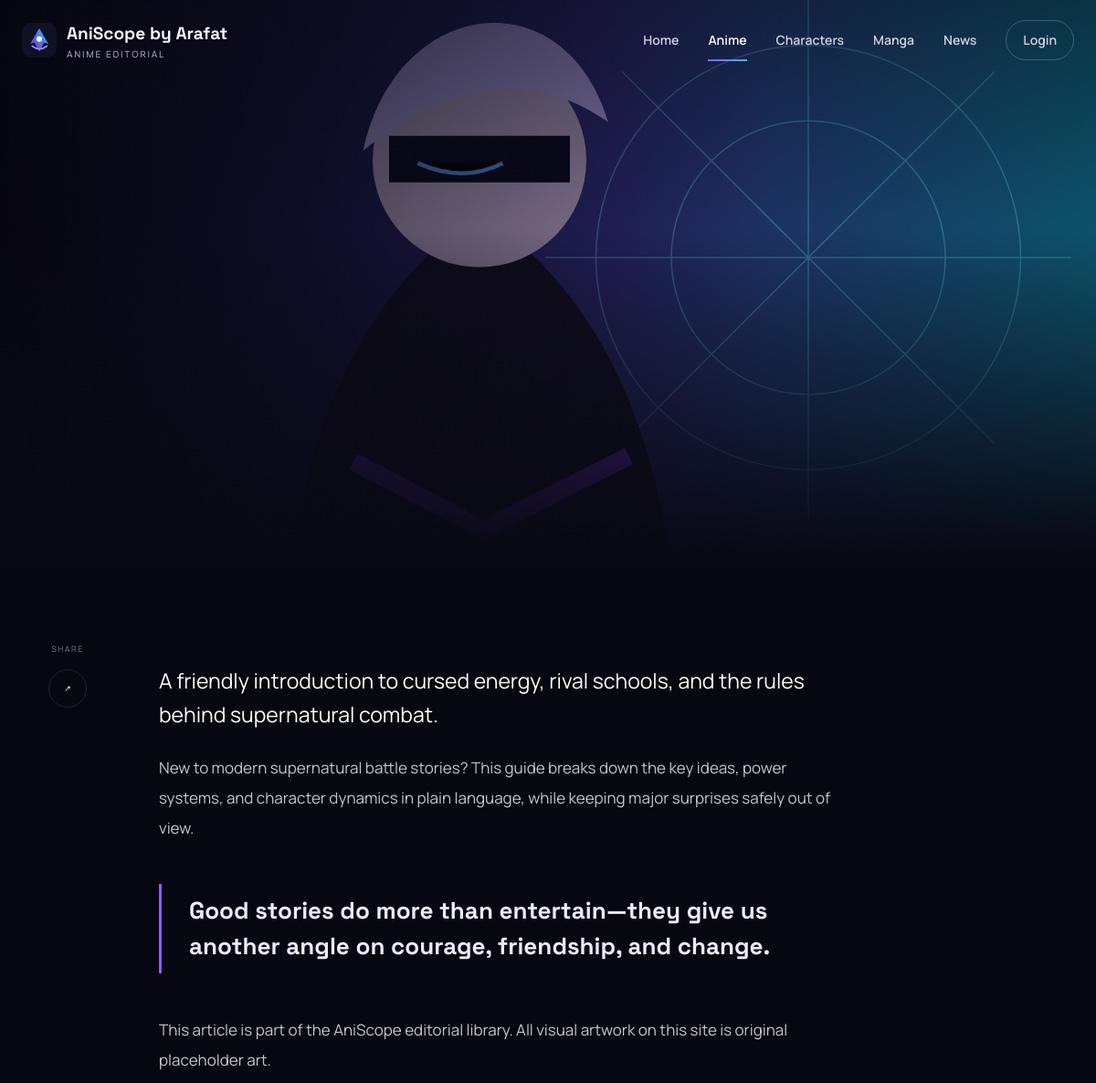
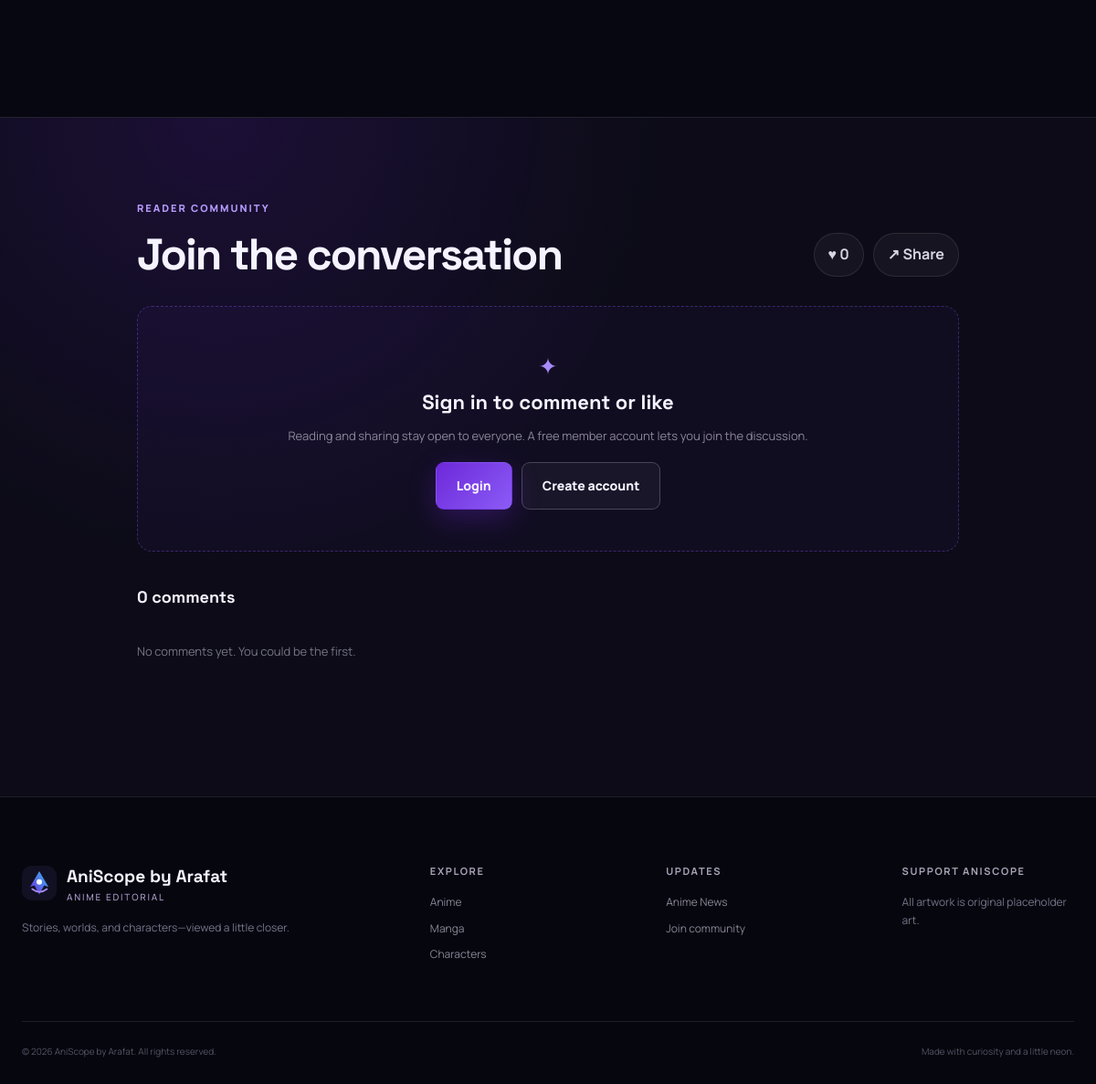
Page /article.php?id=2 on the committed database (2 pictures, top to bottom).
### tables this page shows
CREATE TABLE IF NOT EXISTS posts (
    id INT UNSIGNED AUTO_INCREMENT PRIMARY KEY,
    title VARCHAR(200) NOT NULL,
    slug VARCHAR(220) NOT NULL UNIQUE,
    category ENUM('Anime','Manga','News') NOT NULL,
    excerpt VARCHAR(500) NOT NULL,
    content MEDIUMTEXT NOT NULL,
    image_url VARCHAR(500) NOT NULL,
    youtube_url VARCHAR(500) NULL,
    status ENUM('draft','published') NOT NULL DEFAULT 'published',
    created_at VARCHAR(40) NOT NULL,
    updated_at VARCHAR(40) NOT NULL,
    INDEX idx_posts_category (category),
    INDEX idx_posts_status (status)
);

### includes/api.php (called while the page is built, shortened)
<?php
function env_value(string $key, string $default = ''): string
{
    static $values = null;
    if ($values === null) {
        $values = [];
    }
    return $_ENV[$key] ?? getenv($key) ?: ($values[$key] ?? $default);
}
function db_config(): array
{
    $configFile = dirname(__DIR__) . '/config/database.php';
    $config = is_file($configFile) ? require $configFile : [];
    return [
        'host' => $config['host'] ?? env_value('DB_HOST', 'localhost'),
        'port' => $config['port'] ?? env_value('DB_PORT', '3306'),
        'name' => $config['name'] ?? env_value('DB_NAME', ''),
        'user' => $config['user'] ?? env_value('DB_USER', ''),
        'pass' => $config['pass'] ?? env_value('DB_PASS', ''),
        'charset' => $config['charset'] ?? env_value('DB_CHARSET', 'utf8mb4'),
    ];
}
function db(): PDO
{
    static $pdo = null;
    if ($pdo instanceof PDO) return $pdo;
    $config = db_config();
    $dsn = sprintf('mysql:host=%s;port=%s;dbname=%s;charset=%s', $config['host'], $config['port'], $config['name'], $config['charset']);
    $pdo = new PDO($dsn, $config['user'], $config['pass'], [
        PDO::ATTR_ERRMODE => PDO::ERRMODE_EXCEPTION,
        PDO::ATTR_DEFAULT_FETCH_MODE => PDO::FETCH_ASSOC,
        PDO::ATTR_EMULATE_PREPARES => false,
    ]);
    return $pdo;
}
function now_iso(): string
{
    return gmdate('c');
}
function api_response(bool $ok, int $status, array $data = [], ?string $error = null): array
{
    return ['ok' => $ok, 'status' => $status, 'data' => $data, 'error' => $error];
}
function api_request(string $method, string $path, ?array $payload = null, ?string $token = null): array
{
    try {
        $pdo = db();
        $parts = parse_url($path);
        $route = $parts['path'] ?? $path;
        $payload ??= [];
        if ($method === 'GET' && $route === '/api/settings') {
            $rows = $pdo->query('SELECT `key`, `value` FROM settings')->fetchAll();
            return api_response(true, 200, array_column($rows, 'value', 'key'));
        }
        if ($method === 'DELETE' && preg_match('#^/api/moderators/(\d+)$#', $route, $match)) {
            if (!require_role(['admin'])) return api_response(false, 403, ['detail' => 'Admin access required']);
            $statement = $pdo->prepare("DELETE FROM users WHERE id = ? AND role = 'moderator'");
            $statement->execute([(int)$match[1]]);
            return $statement->rowCount() ? api_response(true, 200, ['message' => 'Moderator removed']) : api_response(false, 404, ['detail' => 'Moderator not found']);
        }
        if ($method === 'GET' && preg_match('#^/api/posts/(\d+)$#', $route, $match)) {
            $statement = $pdo->prepare('SELECT * FROM posts WHERE id = ?');
            $statement->execute([(int)$match[1]]);
            $row = $statement->fetch();
            return $row ? api_response(true, 200, $row) : api_response(false, 404, ['detail' => 'Post not found']);
        }
        if (($method === 'POST' && $route === '/api/posts') || ($method === 'PUT' && preg_match('#^/api/posts/(\d+)$#', $route, $match))) {
            if (!require_role(['admin', 'moderator'])) return api_response(false, 403, ['detail' => 'Staff access required']);
            $postId = isset($match[1]) ? (int)$match[1] : null;
            $title = validate_text((string)($payload['title'] ?? ''), 2, 200, 'Title');
            $category = (string)($payload['category'] ?? 'Anime');
            if (!in_array($category, ['Anime', 'Manga', 'News'], true)) return api_response(false, 422, ['detail' => 'Invalid category']);
            $status = (string)($payload['status'] ?? 'published');
            if (!in_array($status, ['draft', 'published'], true)) return api_response(false, 422, ['detail' => 'Invalid status']);
            $values = [
                $title,
                unique_slug($pdo, 'posts', $title, $postId),
                $category,
                validate_text((string)($payload['excerpt'] ?? ''), 2, 500, 'Excerpt'),
                validate_text((string)($payload['content'] ?? ''), 2, 1000000, 'Content'),
                validate_text((string)($payload['image_url'] ?? ''), 1, 500, 'Image'),
                trim((string)($payload['youtube_url'] ?? '')),
                $status,
                now_iso(),
            ];
            if ($postId) {
                $exists = $pdo->prepare('SELECT id FROM posts WHERE id = ?');
                $exists->execute([$postId]);
                if (!$exists->fetch()) return api_response(false, 404, ['detail' => 'Post not found']);
                $statement = $pdo->prepare('UPDATE posts SET title=?, slug=?, category=?, excerpt=?, content=?, image_url=?, youtube_url=?, status=?, updated_at=? WHERE id=?');
                $statement->execute([...$values, $postId]);
            } else {
                $statement = $pdo->prepare('INSERT INTO posts (title, slug, category, excerpt, content, image_url, youtube_url, status, created_at, updated_at) VALUES (?, ?, ?, ?, ?, ?, ?, ?, ?, ?)');
                $statement->execute([...$values, $values[8]]);
                $postId = (int)$pdo->lastInsertId();
            }
            $statement = $pdo->prepare('SELECT * FROM posts WHERE id = ?');
            $statement->execute([$postId]);
            return api_response(true, $method === 'POST' ? 201 : 200, $statement->fetch() ?: []);
        }
        if ($method === 'DELETE' && preg_match('#^/api/posts/(\d+)$#', $route, $match)) {
            if (!require_role(['admin', 'moderator'])) return api_response(false, 403, ['detail' => 'Staff access required']);
            $statement = $pdo->prepare('DELETE FROM posts WHERE id = ?');
            $statement->execute([(int)$match[1]]);
            return $statement->rowCount() ? api_response(true, 200, ['message' => 'Post deleted']) : api_response(false, 404, ['detail' => 'Post not found']);
        }
        if ($method === 'GET' && preg_match('#^/api/characters/(\d+)$#', $route, $match)) {
            $statement = $pdo->prepare('SELECT * FROM characters WHERE id = ?');
            $statement->execute([(int)$match[1]]);
            $row = $statement->fetch();
            return $row ? api_response(true, 200, $row) : api_response(false, 404, ['detail' => 'Character not found']);
        }
        if (($method === 'POST' && $route === '/api/characters') || ($method === 'PUT' && preg_match('#^/api/characters/(\d+)$#', $route, $match))) {
            if (!require_role(['admin', 'moderator'])) return api_response(false, 403, ['detail' => 'Staff access required']);
            $characterId = isset($match[1]) ? (int)$match[1] : null;
            $name = validate_text((string)($payload['name'] ?? ''), 2, 160, 'Name');
            $values = [
                $name,
                validate_text((string)($payload['anime_name'] ?? ''), 2, 160, 'Original series'),
                unique_slug($pdo, 'characters', $name, $characterId),
                validate_text((string)($payload['bio'] ?? ''), 2, 1000000, 'Biography'),
                validate_text((string)($payload['abilities'] ?? ''), 2, 1000, 'Abilities'),
                validate_text((string)($payload['image_url'] ?? ''), 1, 500, 'Image'),
                now_iso(),
            ];
            if ($characterId) {
                $exists = $pdo->prepare('SELECT id FROM characters WHERE id = ?');
                $exists->execute([$characterId]);
                if (!$exists->fetch()) return api_response(false, 404, ['detail' => 'Character not found']);
                $statement = $pdo->prepare('UPDATE characters SET name=?, anime_name=?, slug=?, bio=?, abilities=?, image_url=?, updated_at=? WHERE id=?');
                $statement->execute([...$values, $characterId]);
            } else {
                $statement = $pdo->prepare('INSERT INTO characters (name, anime_name, slug, bio, abilities, image_url, created_at, updated_at) VALUES (?, ?, ?, ?, ?, ?, ?, ?)');
                $statement->execute([...$values, $values[6]]);
                $characterId = (int)$pdo->lastInsertId();
            }
            $statement = $pdo->prepare('SELECT * FROM characters WHERE id = ?');
            $statement->execute([$characterId]);
            return api_response(true, $method === 'POST' ? 201 : 200, $statement->fetch() ?: []);
        }
        if ($method === 'DELETE' && preg_match('#^/api/characters/(\d+)$#', $route, $match)) {
            if (!require_role(['admin', 'moderator'])) return api_response(false, 403, ['detail' => 'Staff access required']);
            $statement = $pdo->prepare('DELETE FROM characters WHERE id = ?');
            $statement->execute([(int)$match[1]]);
            return $statement->rowCount() ? api_response(true, 200, ['message' => 'Character deleted']) : api_response(false, 404, ['detail' => 'Character not found']);
        }
        if ($method === 'GET' && preg_match('#^/api/posts/(\d+)/comments$#', $route, $match)) {
            $statement = $pdo->prepare('SELECT comments.id, comments.user_id, comments.content, comments.created_at, users.username FROM comments JOIN users ON users.id = comments.user_id WHERE comments.post_id = ? ORDER BY comments.id DESC');
            $statement->execute([(int)$match[1]]);
            return api_response(true, 200, $statement->fetchAll());
        }
        if ($method === 'POST' && preg_match('#^/api/posts/(\d+)/comments$#', $route, $match)) {
            $user = require_role(['admin', 'moderator', 'user']);
            if (!$user) return api_response(false, 401, ['detail' => 'Authentication required']);
            $postId = (int)$match[1];
            $exists = $pdo->prepare("SELECT id FROM posts WHERE id = ? AND status = 'published'");
            $exists->execute([$postId]);
            if (!$exists->fetch()) return api_response(false, 404, ['detail' => 'Post not found']);
            $statement = $pdo->prepare('INSERT INTO comments (post_id, user_id, content, created_at) VALUES (?, ?, ?, ?)');
            $statement->execute([$postId, (int)$user['id'], validate_text((string)($payload['content'] ?? ''), 1, 2000, 'Comment'), now_iso()]);
            $statement = $pdo->prepare('SELECT comments.id, comments.user_id, comments.content, comments.created_at, users.username FROM comments JOIN users ON users.id = comments.user_id WHERE comments.id = ?');
            $statement->execute([(int)$pdo->lastInsertId()]);
            return api_response(true, 201, $statement->fetch() ?: []);
        }
        if ($method === 'DELETE' && preg_match('#^/api/comments/(\d+)$#', $route, $match)) {
            $user = require_role(['admin', 'moderator', 'user']);
            if (!$user) return api_response(false, 401, ['detail' => 'Authentication required']);
            if (in_array($user['role'], ['admin', 'moderator'], true)) {
                $statement = $pdo->prepare('DELETE FROM comments WHERE id = ?');
                $statement->execute([(int)$match[1]]);
            } else {
                $statement = $pdo->prepare('DELETE FROM comments WHERE id = ? AND user_id = ?');
                $statement->execute([(int)$match[1], (int)$user['id']]);
            }
            return $statement->rowCount() ? api_response(true, 200, ['message' => 'Comment deleted']) : api_response(false, 404, ['detail' => 'Comment not found or not owned by you']);
        }
        if ($method === 'GET' && preg_match('#^/api/posts/(\d+)/likes$#', $route, $match)) {
            $postId = (int)$match[1];
            $statement = $pdo->prepare('SELECT COUNT(*) FROM likes WHERE post_id = ?');
            $statement->execute([$postId]);
            $count = (int)$statement->fetchColumn();
            $liked = false;
            return api_response(true, 200, ['count' => $count, 'liked' => $liked]);
        }
        return api_response(false, 404, ['detail' => 'Route not found']);
    } catch (Throwable $exception) {
        return api_response(false, 500, ['detail' => $exception->getMessage()], $exception->getMessage());
    }
}
function api_data(string $path): array
{
    $response = api_request('GET', $path);
    return $response['ok'] ? $response['data'] : [];
}
function e(?string $value): string
{
    return htmlspecialchars($value ?? '', ENT_QUOTES, 'UTF-8');
}
function image_url(string $url): string
{
    return '/' . ltrim($url, '/');
}

### includes/session.php (called while the page is built, shortened)
<?php
require_once __DIR__ . '/api.php';
function logged_in(): bool { return !empty($_SESSION['auth_token']); }

### article.php (the view, shortened to what this page needs)
<?php
require_once __DIR__ . '/includes/session.php';
$id = filter_input(INPUT_GET, 'id', FILTER_VALIDATE_INT);
$post = $id ? api_data('/api/posts/' . $id) : [];
$comments = api_data('/api/posts/' . $id . '/comments');
$userId = logged_in() ? (int)(current_user()['id'] ?? 0) : 0;
$likes = api_data('/api/posts/' . $id . '/likes' . ($userId ? '?user_id=' . $userId : ''));
require __DIR__ . '/includes/header.php';
?>
<article class="article-page">
    <header class="article-hero"><img src="<?= e(image_url($post['image_url'])) ?>" alt=""><div class="article-shade"></div></header>
    <div class="container article-layout"><div class="share-rail"><span>Share</span><button data-share="copy" title="Copy article link">↗</button></div><div class="article-content"><p class="lead"><?= e($post['excerpt']) ?></p><?php foreach (preg_split('/\r?\n\r?\n/', $post['content']) as $paragraph): ?><p><?= nl2br(e($paragraph)) ?></p><?php endforeach; ?><blockquote>Good stories do more than entertain—they give us another angle on courage, friendship, and change.</blockquote><p>This article is part of the AniScope editorial library. All visual artwork on this site is original placeholder art.</p></div></div>
</article>
<section class="community-section" id="community"><div class="container community-wrap">
    <div class="community-head"><div><span class="eyebrow">Reader community</span><h2>Join the conversation</h2></div><div class="article-actions"><form method="post"><input type="hidden" name="csrf_token" value="<?= e(csrf_token()) ?>"><input type="hidden" name="action" value="like"><button class="engagement-button <?= !empty($likes['liked']) ? 'liked' : '' ?>" type="submit">♥ <span><?= (int)($likes['count'] ?? 0) ?></span></button></form><button class="engagement-button" data-share="copy">↗ Share</button></div></div>
    <?php if (logged_in()): ?><form method="post" class="comment-form"><input type="hidden" name="csrf_token" value="<?= e(csrf_token()) ?>"><input type="hidden" name="action" value="comment"><div class="comment-avatar"><?= e(strtoupper(substr(current_user()['username'] ?? 'U', 0, 1))) ?></div><label><span>Commenting as <?= e(current_user()['username'] ?? '') ?></span><textarea name="content" rows="4" maxlength="2000" required placeholder="Add something thoughtful to the discussion…"></textarea></label><button class="button primary" type="submit">Post comment</button></form><?php else: ?><div class="login-to-comment"><div>✦</div><h3>Sign in to comment or like</h3><p>Reading and sharing stay open to everyone. A free member account lets you join the discussion.</p><div><a class="button primary" href="/login.php">Login</a><a class="button ghost" href="/signup.php">Create account</a></div></div><?php endif; ?>
    <div class="comments-list"><h3><?= count($comments) ?> comment<?= count($comments) === 1 ? '' : 's' ?></h3><?php if (!$comments): ?><p class="no-comments">No comments yet. You could be the first.</p><?php endif; ?></div>
</div></section>
<?php require __DIR__ . '/includes/footer.php'; ?>

### rows in the picture
posts: image_url (picture), excerpt "A friendly introduction to cursed energy, rival schools, and the rules behind supernatural combat.", content "New to modern supernatural battle stories? This guide breaks down the key ideas, power systems, and character dynamics in plain language, while keeping major surprises safely out of view."

### other values in the picture
$siteSettings['site_name'] "AniScope by Arafat"
$label "Home"
$label "Anime"
$label "Characters"
$label "Manga"
$label "News"
$likes['count'] "0"
count($comments) "0"
$siteSettings['donation_label'] "SUPPORT ANISCOPE"
$siteSettings['copyright_text'] "© 2026 AniScope by Arafat. All rights reserved."
